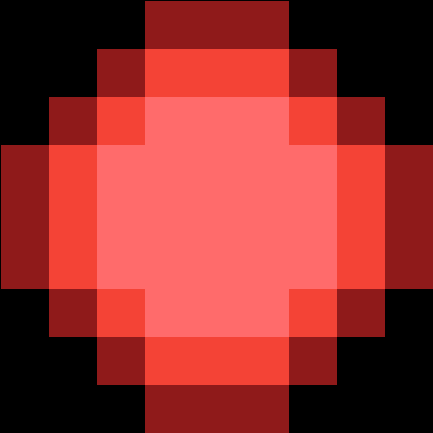
#> input picture images/bullet.png, 433 x 433 px
$ python change_image_color_1.py
#> lines starting #> are read from the running program, lines starting #| are printed output that depends on the picture; after the words box and inside, x2 and y2 are one past the last pixel; in counts of white or black regions, pixels touching at a corner belong together
#!/usr/local/bin/python3
import cv2

img = cv2.imread("../images/bullet.png")
#> img is the input picture: shape (433, 433, 3); mean B, G, R 44.6, 47.2, 148.9
imgGray = cv2.cvtColor(img, cv2.COLOR_BGR2GRAY)
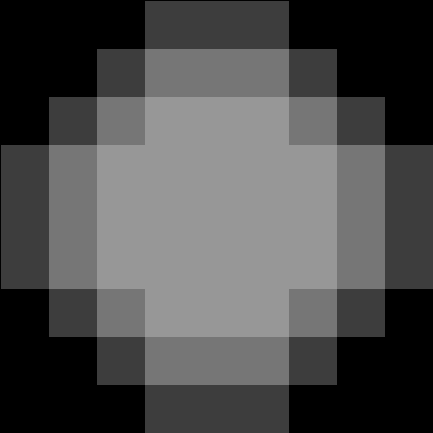
#> imgGray: shape (433, 433); min 0, max 151, mean 77.2

_, alpha = cv2.threshold(imgGray, 0, 255, cv2.THRESH_BINARY)
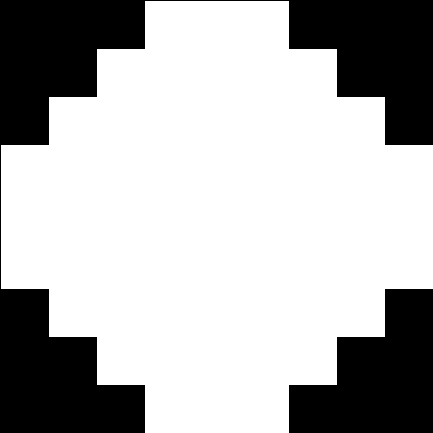
#> alpha: shape (433, 433); 70% white; 2 black regions, box (x1, y1, x2, y2) and area: (0, 0, 433, 433) 42337, (289, 289, 433, 433) 13824
b, g, r = cv2.split(img)
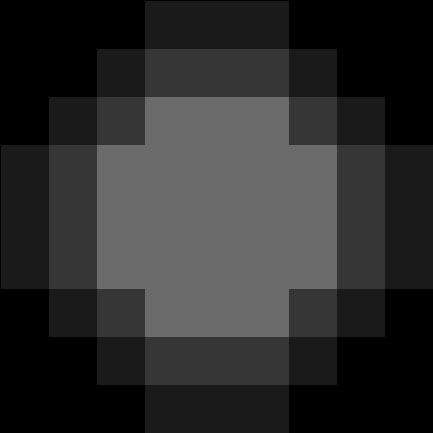
#> b: shape (433, 433); min 0, max 107, mean 44.6
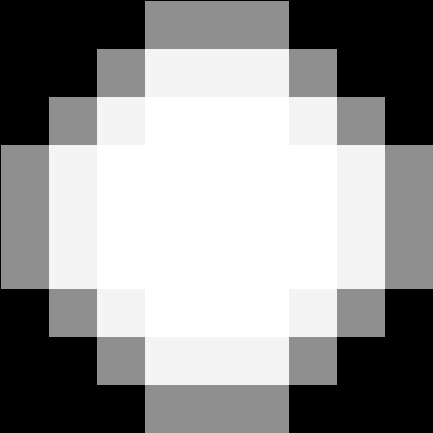
#> r: shape (433, 433); min 0, max 255, mean 148.9

# rgba = [b, g, r, alpha] to Green
rgba = [b * 0, g, r * 0, alpha]
dst = cv2.merge(rgba, 4)
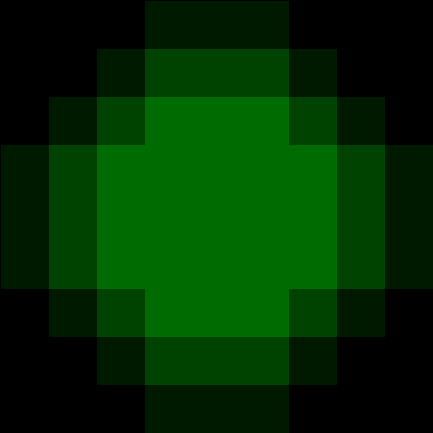
#> dst: shape (433, 433, 4); mean of channels 0, 1, 2, 3 0, 47.2, 0, 178.6; drawn as B, G, R

cv2.imshow("Result", dst)
cv2.imwrite("../images/bullet_green.png", dst)

cv2.waitKey(0)
cv2.destroyAllWindows()

$ run again, with images/explosion_1.png copied over images/bullet.png
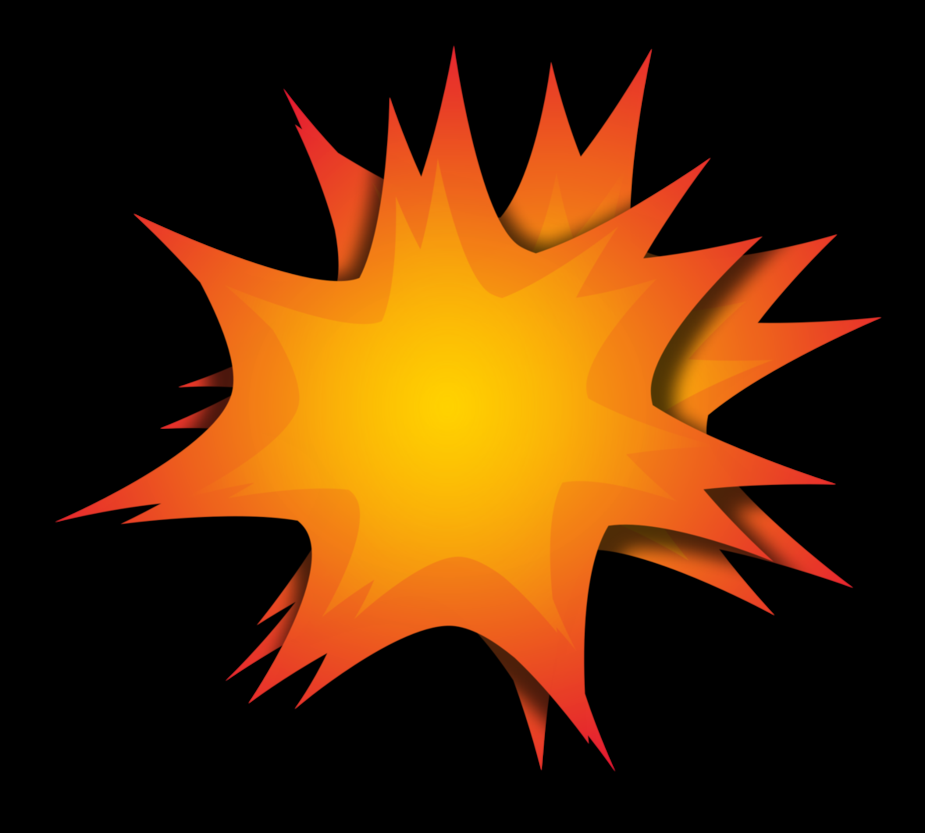
#> input picture images/explosion_1.png, 925 x 833 px
#> img is the input picture: shape (833, 925, 3); mean B, G, R 6.5, 40.1, 75.8
#> `_, alpha = cv2.threshold(imgGray, 0, 255, cv2.THRESH_BINARY)`:
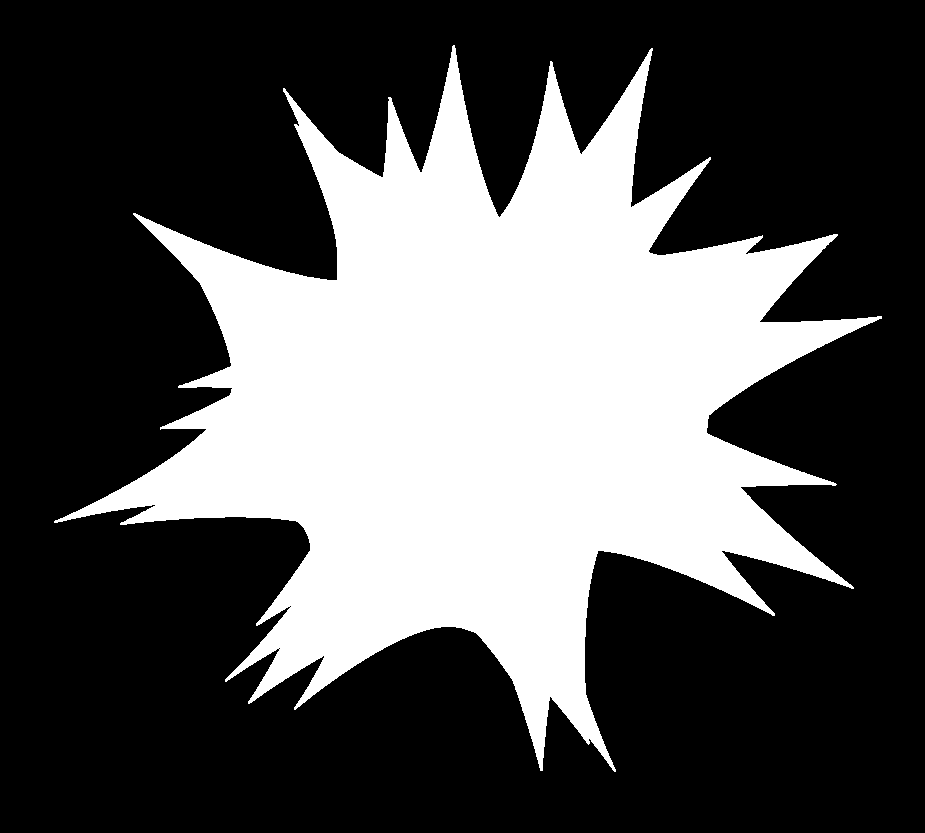
#> alpha: shape (833, 925); 33.2% white; 1 white region, box (x1, y1, x2, y2) and area: (54, 45, 882, 772) 255686
#> `dst = cv2.merge(rgba, 4)`:
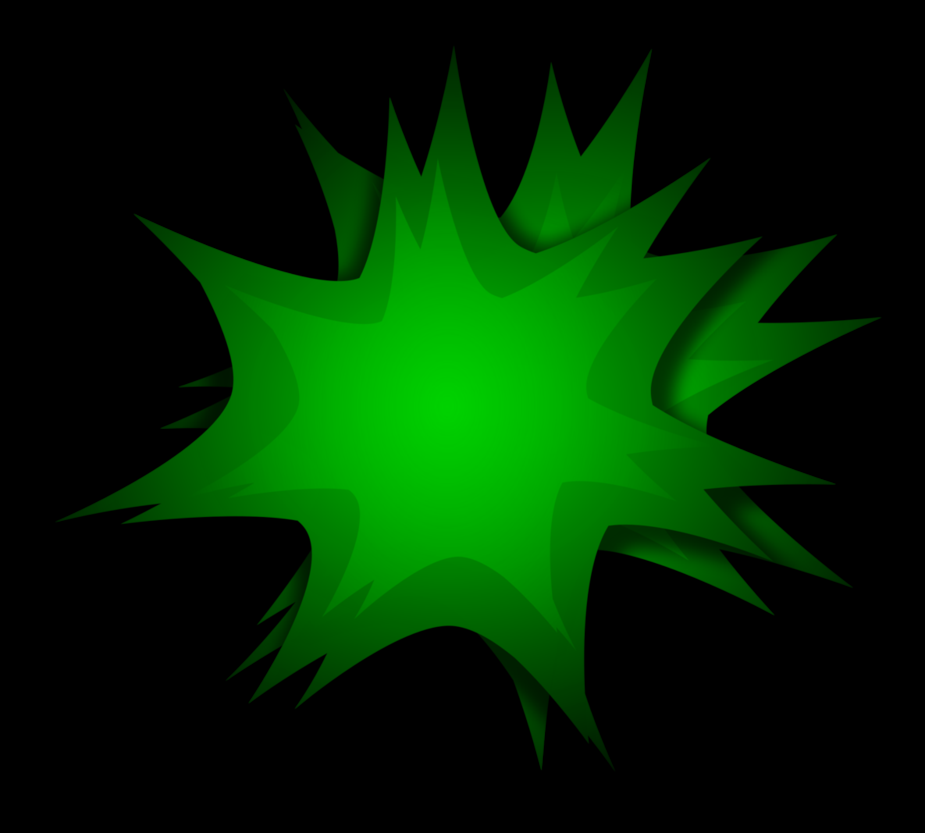
#> dst: shape (833, 925, 4); mean of channels 0, 1, 2, 3 0, 40.1, 0, 84.6; drawn as B, G, R
